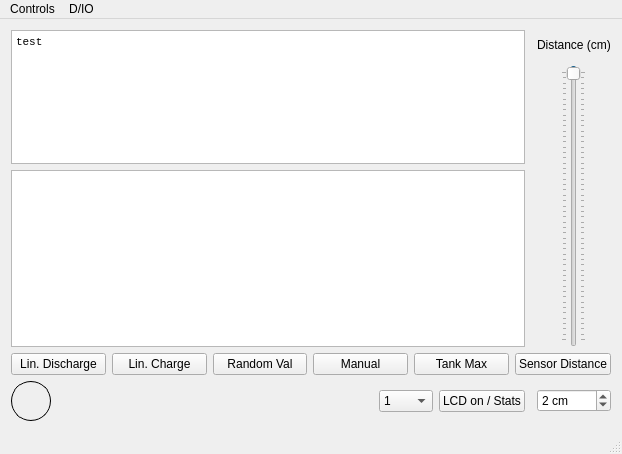
<?xml version="1.0" encoding="UTF-8"?>
<ui version="4.0">
 <class>LivelloSerbatoioSim</class>
 <widget class="QMainWindow" name="LivelloSerbatoioSim">
  <property name="geometry">
   <rect>
    <x>0</x>
    <y>0</y>
    <width>622</width>
    <height>454</height>
   </rect>
  </property>
  <property name="minimumSize">
   <size>
    <width>550</width>
    <height>0</height>
   </size>
  </property>
  <property name="windowTitle">
   <string>LivelloSerbatoioSim</string>
  </property>
  <widget class="QWidget" name="sim_widget">
   <layout class="QGridLayout" name="gridLayout">
    <item row="0" column="0" rowspan="4">
     <widget class="QTextEdit" name="lcd_textedit">
      <property name="font">
       <font>
        <family>Monospace</family>
        <pointsize>8</pointsize>
       </font>
      </property>
      <property name="readOnly">
       <bool>true</bool>
      </property>
      <property name="html">
       <string>&lt;!DOCTYPE HTML PUBLIC &quot;-//W3C//DTD HTML 4.0//EN&quot; &quot;http://www.w3.org/TR/REC-html40/strict.dtd&quot;&gt;
&lt;html&gt;&lt;head&gt;&lt;meta name=&quot;qrichtext&quot; content=&quot;1&quot; /&gt;&lt;style type=&quot;text/css&quot;&gt;
p, li { white-space: pre-wrap; }
&lt;/style&gt;&lt;/head&gt;&lt;body style=&quot; font-family:'Monospace'; font-size:8pt; font-weight:400; font-style:normal;&quot;&gt;
&lt;p style=&quot; margin-top:0px; margin-bottom:0px; margin-left:0px; margin-right:0px; -qt-block-indent:0; text-indent:0px;&quot;&gt;test&lt;/p&gt;
&lt;p style=&quot;-qt-paragraph-type:empty; margin-top:0px; margin-bottom:0px; margin-left:0px; margin-right:0px; -qt-block-indent:0; text-indent:0px;&quot;&gt;&lt;br /&gt;&lt;/p&gt;&lt;/body&gt;&lt;/html&gt;</string>
      </property>
     </widget>
    </item>
    <item row="4" column="0">
     <widget class="QTextBrowser" name="serial_textbrowser">
      <property name="font">
       <font>
        <family>Monospace</family>
        <pointsize>8</pointsize>
       </font>
      </property>
      <property name="toolTip">
       <string>Serial Monitor</string>
      </property>
      <property name="lineWrapMode">
       <enum>QTextEdit::NoWrap</enum>
      </property>
      <property name="textInteractionFlags">
       <set>Qt::TextSelectableByKeyboard|Qt::TextSelectableByMouse</set>
      </property>
      <property name="openLinks">
       <bool>false</bool>
      </property>
     </widget>
    </item>
    <item row="1" column="2" rowspan="4" alignment="Qt::AlignHCenter">
     <widget class="QSlider" name="distance_vslider">
      <property name="maximum">
       <number>500</number>
      </property>
      <property name="value">
       <number>2</number>
      </property>
      <property name="orientation">
       <enum>Qt::Vertical</enum>
      </property>
      <property name="invertedAppearance">
       <bool>true</bool>
      </property>
      <property name="invertedControls">
       <bool>true</bool>
      </property>
      <property name="tickPosition">
       <enum>QSlider::TicksBothSides</enum>
      </property>
      <property name="tickInterval">
       <number>10</number>
      </property>
     </widget>
    </item>
    <item row="7" column="0">
     <layout class="QHBoxLayout" name="horizontalLayout">
      <property name="bottomMargin">
       <number>0</number>
      </property>
      <item>
       <widget class="QLabel" name="led_label">
        <property name="minimumSize">
         <size>
          <width>40</width>
          <height>40</height>
         </size>
        </property>
        <property name="maximumSize">
         <size>
          <width>16777215</width>
          <height>16777215</height>
         </size>
        </property>
        <property name="styleSheet">
         <string notr="true">border: 1px solid black;
border-radius:20px;
</string>
        </property>
        <property name="text">
         <string/>
        </property>
       </widget>
      </item>
      <item>
       <spacer name="horizontalSpacer">
        <property name="orientation">
         <enum>Qt::Horizontal</enum>
        </property>
        <property name="sizeHint" stdset="0">
         <size>
          <width>40</width>
          <height>20</height>
         </size>
        </property>
       </spacer>
      </item>
      <item>
       <widget class="QComboBox" name="timescale_combobox">
        <property name="toolTip">
         <string>Time scale</string>
        </property>
        <property name="currentIndex">
         <number>2</number>
        </property>
        <item>
         <property name="text">
          <string>0.01</string>
         </property>
        </item>
        <item>
         <property name="text">
          <string>0.1</string>
         </property>
        </item>
        <item>
         <property name="text">
          <string>1</string>
         </property>
        </item>
        <item>
         <property name="text">
          <string>10</string>
         </property>
        </item>
        <item>
         <property name="text">
          <string>100</string>
         </property>
        </item>
       </widget>
      </item>
      <item>
       <widget class="QPushButton" name="show_button">
        <property name="maximumSize">
         <size>
          <width>200</width>
          <height>16777215</height>
         </size>
        </property>
        <property name="text">
         <string>LCD on / Stats</string>
        </property>
       </widget>
      </item>
     </layout>
    </item>
    <item row="7" column="2">
     <widget class="QDoubleSpinBox" name="distance_spinbox">
      <property name="suffix">
       <string> cm</string>
      </property>
      <property name="decimals">
       <number>0</number>
      </property>
      <property name="maximum">
       <double>500.000000000000000</double>
      </property>
      <property name="singleStep">
       <double>1.000000000000000</double>
      </property>
      <property name="value">
       <double>2.000000000000000</double>
      </property>
     </widget>
    </item>
    <item row="0" column="2">
     <widget class="QLabel" name="distance_label">
      <property name="text">
       <string>Distance (cm)</string>
      </property>
     </widget>
    </item>
    <item row="5" column="0" colspan="3">
     <layout class="QHBoxLayout" name="horizontalLayout_2">
      <item>
       <widget class="QPushButton" name="lineardischarge_button">
        <property name="text">
         <string>Lin. Discharge</string>
        </property>
       </widget>
      </item>
      <item>
       <widget class="QPushButton" name="linearcharge_button">
        <property name="text">
         <string>Lin. Charge</string>
        </property>
       </widget>
      </item>
      <item>
       <widget class="QPushButton" name="random_button">
        <property name="text">
         <string>Random Val</string>
        </property>
       </widget>
      </item>
      <item>
       <widget class="QPushButton" name="manual_button">
        <property name="text">
         <string>Manual</string>
        </property>
       </widget>
      </item>
      <item>
       <widget class="QPushButton" name="tankMax_button">
        <property name="text">
         <string>Tank Max</string>
        </property>
       </widget>
      </item>
      <item>
       <widget class="QPushButton" name="sensMax_button">
        <property name="text">
         <string>Sensor Distance</string>
        </property>
       </widget>
      </item>
     </layout>
    </item>
   </layout>
  </widget>
  <widget class="QMenuBar" name="menuBar">
   <property name="geometry">
    <rect>
     <x>0</x>
     <y>0</y>
     <width>622</width>
     <height>24</height>
    </rect>
   </property>
   <widget class="QMenu" name="menuControls">
    <property name="title">
     <string>Controls</string>
    </property>
    <addaction name="actionPause"/>
    <addaction name="actionResume"/>
   </widget>
   <widget class="QMenu" name="menuD_IO">
    <property name="title">
     <string>D/IO</string>
    </property>
    <addaction name="actionShow_Digital_I_O"/>
   </widget>
   <addaction name="menuControls"/>
   <addaction name="menuD_IO"/>
  </widget>
  <widget class="QStatusBar" name="statusBar"/>
  <action name="actionPause">
   <property name="text">
    <string>Pause</string>
   </property>
  </action>
  <action name="actionResume">
   <property name="text">
    <string>Resume</string>
   </property>
  </action>
  <action name="actionShow_Digital_I_O">
   <property name="text">
    <string>Show Digital I/O</string>
   </property>
  </action>
  <action name="actionReset">
   <property name="text">
    <string>Reset</string>
   </property>
  </action>
 </widget>
 <layoutdefault spacing="6" margin="11"/>
 <resources/>
 <connections/>
</ui>
